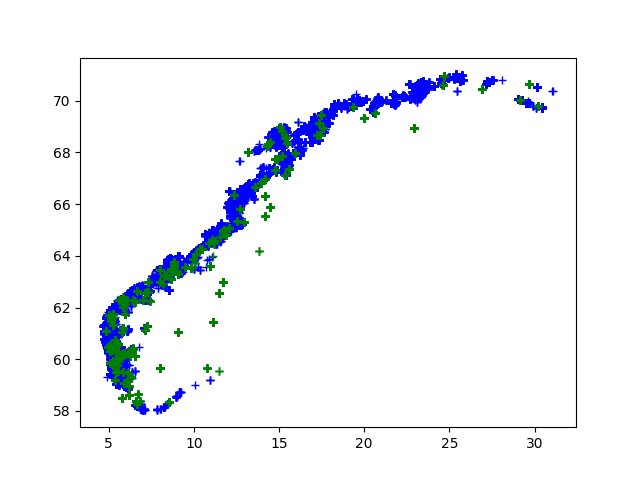

Source code (Python):
import csv

latssalt = []
lonssalt = []
lonsfersk = []
latsfersk = []
latS = 0
lonS = 0
latF = 0
lonF = 0

with open('Akvakulturregisteret.csv', newline='', encoding='iso-8859-1') as csvfile:
    akvareader = csv.reader(csvfile, delimiter=';')
    for row in akvareader:
        try:
            if row[20] == "FERSKVANN":
                latS = float(row[-2]) # latitude is second last
                lonS = float(row[-1]) # longitude is last
            if row[20] == "SALTVANN":
                latF = float(row[-2]) #latitude is second last
                lonF = float(row[-1]) # longitude is last
            elif ValueError:
                continue
        except ValueError:
            continue
        
        latssalt.append(latS)
        lonssalt.append(lonS)
        latsfersk.append(latF)
        lonsfersk.append(lonF)
try:
    import matplotlib.pyplot as plt

    plt.plot(lonsfersk,latsfersk,'+b')
    plt.plot(lonssalt,latssalt, '+g')
    plt.savefig("uke_12_oppg_6c.png")
    plt.show()
except (ImportError, ModuleNotFoundError) as e:
    print(f'Import of matplotlib failed: {e}')
    print(f'We have {len(lats)} latitudes and {len(lons)} longitudes')